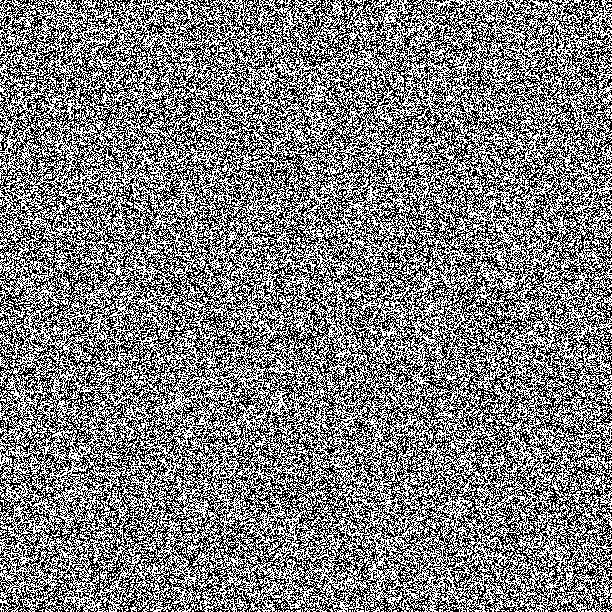
#> input picture my.png, 612 x 612 px, given in place of testimage.jpg, which was not available
$ jupyter execute --allow-errors Filters_With_cv2.trackbars.ipynb   (shell and % lines are left out)   (Python 2 division)   (older library calls are emulated)   (text cells are left out)
#> lines starting #> are read from the running program, lines starting #| are printed output that depends on the picture; after the words box and inside, x2 and y2 are one past the last pixel; in counts of white or black regions, pixels touching at a corner belong together; pictures that were not available may be replaced by others from this repository, and a replacement may not be noted
[cell 1]
from PIL import Image
testimage = Image.open("testimage.jpg")
#> testimage is the input picture: PIL image 612x612 1; 49.8% white in thin lines or dots
w, h = testimage.size
#> w = 612; h = 612
print w
#| 612
print h
#| 612

[cell 2]
help(Image)

[cell 3]
sized = testimage.resize((600,400), Image.NEAREST)
#> sized: PIL image 600x400 1; 49.7% white in thin lines or dots
sized.save("image_sized.png")

[cell 4]
from PIL import Image
cropim = sized.crop((130,100,450,330))
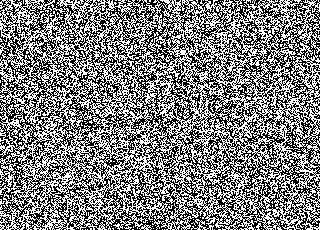
#> cropim: PIL image 320x230 1; 49.9% white in thin lines or dots
cropim.save("cropim.png")

[cell 5]
import cv2
import numpy as np
from matplotlib import pyplot as plt
cvimg = cv2.imread('image_sized.png',0)
ret,thresh1 = cv2.threshold(cvimg,127,255,cv2.THRESH_BINARY)
cv2.imwrite("thresh1.png", thresh1)
#> Out = True

[cell 6]
from PIL import Image
img0 = Image.open("thresh1.png")
imga = img0.convert("RGBA")
imga
imga.save("img0.png")

[cell 7]
import numpy as np
import cv2

image = cv2.imread("cropim.png")
#> image: shape (230, 320, 3); 49.9% white in thin lines or dots
gray = cv2.cvtColor(image, cv2.COLOR_BGR2GRAY)

blur = cv2.GaussianBlur(gray,(15,15),0)
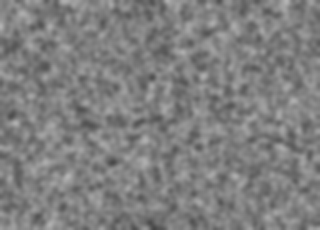
#> blur: shape (230, 320); min 69, max 180, mean 127.2

circles = cv2.HoughCircles(gray, cv2.HOUGH_GRADIENT, 1, 300, np.array([]), 10, 30, 60, 300)
#> circles = [[174.5, 112.5, 113.4]]
if circles is not None:
    circles = np.uint16(np.around(circles))
#> circles = [[174, 112, 113]]
    for i in circles[0,:]:
        cv2.circle(image, (i[0], i[1]), i[2], (0, 255, 0), 1)
        cv2.circle(image, (i[0], i[1]), 2, (0, 0, 255), 3)
#> this loop made 1 pass
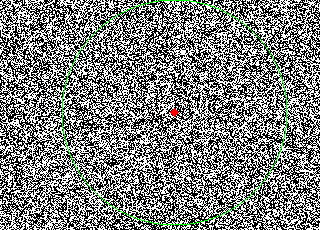
#> image: shape (230, 320, 3); mean B, G, R 126, 128.2, 126.2

cv2.imshow("Circled", image)

cv2.waitKey(0)
cv2.destroyAllWindows()

[cell 8]
import numpy as np
import cv2

image = cv2.imread("image_sized.png")
#> image: shape (400, 600, 3); 49.7% white in thin lines or dots
gray = cv2.cvtColor(image, cv2.COLOR_BGR2GRAY)

#blur = cv2.GaussianBlur(gray,(9,9),0)

#circles = cv2.HoughCircles(gray, cv2.HOUGH_GRADIENT, 1, 300, np.array([]), 10, 30, 60, 300)
circles = cv2.HoughCircles(gray, cv2.HOUGH_GRADIENT, 1, 300, np.array([]), 5, 5, 100, 100)
#> circles = [[481.5, 250.5, 101.4], [184.5, 186.5, 101.4]]
ret,thresh1 = cv2.threshold(gray,127,255,cv2.THRESH_BINARY)
edges = cv2.Canny(thresh1, 100,200)
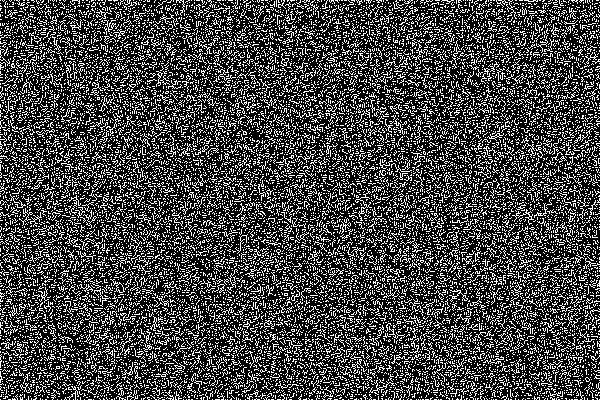
#> edges: shape (400, 600); 26.6% white in thin lines or dots
imagem = cv2.bitwise_not(edges)
#> imagem: shape (400, 600); 73.4% white; black in thin lines or dots

res = cv2.bitwise_and(image,image, mask=imagem)
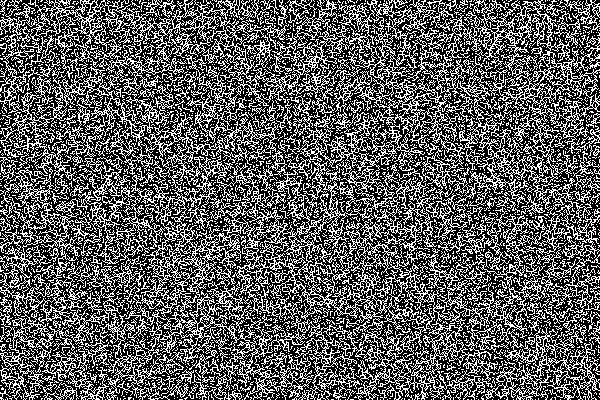
#> res: shape (400, 600, 3); 36.5% white in thin lines or dots

if circles is not None:
    circles = np.uint16(np.around(circles))
#> circles = [[482, 250, 101], [184, 186, 101]]
    for i in circles[0,:]:
        cv2.circle(image, (i[0], i[1]), i[2], (0, 255, 0), 1)
        cv2.circle(image, (i[0], i[1]), 2, (0, 0, 255), 3)
#> this loop made 2 passes
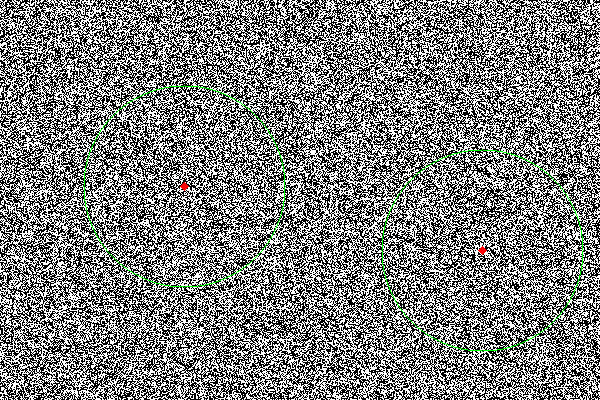
#> image: shape (400, 600, 3); mean B, G, R 126.2, 127.4, 126.3

#cv2.imshow("Circled", image)
#cv2.imshow("Thresh", thresh1)
#cv2.imshow("edges", edges)
cv2.imshow("imagem", imagem)
cv2.imshow("res", res)

cv2.waitKey(0)
cv2.destroyAllWindows()

[cell 9]
import numpy as np
import cv2


image = cv2.imread("image_sized.png")
gray = cv2.cvtColor(image, cv2.COLOR_BGR2GRAY)
blur = cv2.GaussianBlur(gray,(9,9),0)
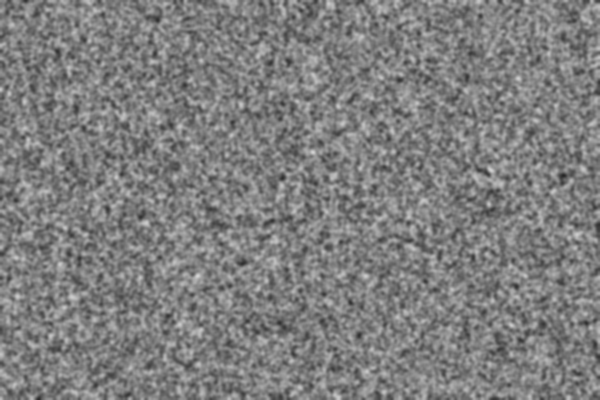
#> blur: shape (400, 600); min 38, max 211, mean 126.8

#circles = cv2.HoughCircles(gray, cv2.HOUGH_GRADIENT, 1, 300, np.array([]), 10, 30, 60, 300)
circles = cv2.HoughCircles(gray, cv2.HOUGH_GRADIENT, 1, 300, np.array([]), 5, 5, 100, 100)
#> circles = [[481.5, 250.5, 101.4], [184.5, 186.5, 101.4]]
ret,thresh1 = cv2.threshold(gray,127,255,cv2.THRESH_BINARY)
edges = cv2.Canny(image, 100,200)
imagem = cv2.bitwise_not(edges)

#res = cv2.bitwise_and(image,image, mask=imagem)
res = cv2.bitwise_and(image,image, mask=thresh1)

if circles is not None:
    circles = np.uint16(np.around(circles))
#> circles = [[482, 250, 101], [184, 186, 101]]
    for i in circles[0,:]:
        cv2.circle(image, (i[0], i[1]), i[2], (0, 255, 0), 1)
        cv2.circle(image, (i[0], i[1]), 2, (0, 0, 255), 3)

#cv2.imshow("Circled", image)
#cv2.imshow("Thresh", thresh1)
cv2.imshow("edges", edges)
cv2.imshow("imagem", imagem)
cv2.imshow("res", res)

cv2.imwrite("edges-01.png", edges)
cv2.imwrite("imagem-01.png", imagem)
cv2.imwrite("res.png-01", res)


cv2.waitKey(0)
cv2.destroyAllWindows()

[cell 10]
import cv2
from matplotlib import pyplot as plt

def nothing(x):
    pass

img_noblur = cv2.imread('image_sized.png', 0)
img = cv2.blur(img_noblur, (7,7))

canny_edge = cv2.Canny(img, 0, 0)
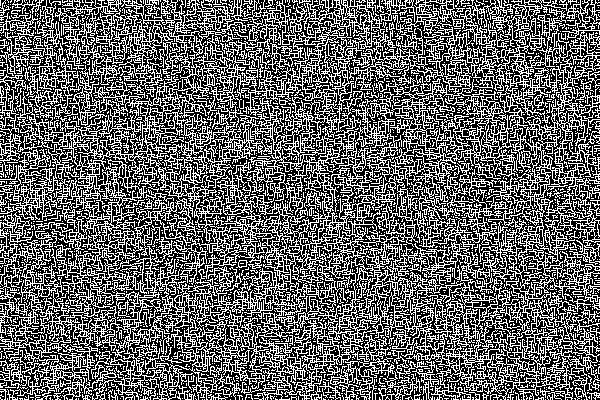
#> canny_edge: shape (400, 600); 39.4% white in thin lines or dots

#cv2.imshow('image', img)
#cv2.imshow('canny_edge', canny_edge)

cv2.createTrackbar('min_value','canny_edge',0,500,nothing)
#> slider 'min_value' is set to 100
cv2.createTrackbar('max_value','canny_edge',0,500,nothing)
#> slider 'max_value' is set to 500


min_value = cv2.getTrackbarPos('min_value', 'canny_edge')
#> min_value = 100
max_value = cv2.getTrackbarPos('max_value', 'canny_edge')
#> max_value = 500

canny_edge = cv2.Canny(img, min_value, max_value)
#> canny_edge: shape (400, 600); every value is 0
cv2.imshow('image', img)
cv2.imshow('canny_edge', canny_edge)

cv2.waitKey(0)
cv2.destroyAllWindows()

[cell 11]
import numpy as np
import cv2
from matplotlib import pyplot as plt

# slider callbacks
def printThreshold(x):
    print "threshold",x
def printGaussianBlur(x):
    print "gaussian blur kernel size",x
# make a window to add sliders/preview to
cv2.namedWindow('processed')
#make some sliders
cv2.createTrackbar('threshold','processed',60,255,printThreshold)
cv2.createTrackbar('gaussian blur','processed',3,10,printGaussianBlur)
# load image
img = cv2.imread('image_sized.png')
# continously process for quick feedback
while 1:
    # exit on ESC key
    k = cv2.waitKey(1) & 0xFF
#> (key Esc is pressed here)
    if k == 27:
        break

    # Gaussian Blur ( x2 +1 = odd number for kernel size)
    kernelSize = ((cv2.getTrackbarPos('gaussian blur','processed') * 2) + 1)
    blur = cv2.GaussianBlur(img,(kernelSize,kernelSize),0)
    # Threshold
    ret,thresh = cv2.threshold(blur,cv2.getTrackbarPos('threshold','processed',),255,0)
    # show result
    cv2.imshow('processed ',thresh)

# exit
cv2.destroyAllWindows()

[cell 12]
import numpy as np
import cv2
from matplotlib import pyplot as plt

# slider callbacks
def printThreshold(x):
    print "threshold",x
def printGaussianBlur(x):
    print "gaussian blur kernel size",x
# make a window to add sliders/preview to
cv2.namedWindow('processed')
#make some sliders
cv2.createTrackbar('threshold','processed',60,255,printThreshold)
cv2.createTrackbar('gaussian blur','processed',3,10,printGaussianBlur)
# load image
img = cv2.imread('image_sized.png',0)
# continously process for quick feedback
while 1:
    # exit on ESC key
    k = cv2.waitKey(1) & 0xFF
#> (key Esc is pressed here)
    if k == 27:
        break

    # Gaussian Blur ( x2 +1 = odd number for kernel size)
    kernelSize = ((cv2.getTrackbarPos('gaussian blur','processed') * 2) + 1)
    blur = cv2.GaussianBlur(img,(kernelSize,kernelSize),0)
    # Threshold
    ret,thresh = cv2.threshold(blur,cv2.getTrackbarPos('threshold','processed',),255,0)
    # show result
    cv2.imshow('processed ',thresh)

# exit
cv2.destroyAllWindows()

[cell 13]
import cv2
import numpy as np

def nothing(x):
    pass

# Create a black image, a window
#img = np.zeros((300,512,3), np.uint8)
cv2.namedWindow('image')
cv2.namedWindow('hsv')
cv2.namedWindow('masq')
#cap = cv2.VideoCapture(0)

img = cv2.imread('image_sized.png', 1)

# create trackbars for color change
cv2.createTrackbar('R-low','image',0,255,nothing)
#> slider 'R-low' is set to 51
cv2.createTrackbar('R-high','image',0,255,nothing)
#> slider 'R-high' is set to 255

cv2.createTrackbar('G-low','image',0,255,nothing)
#> slider 'G-low' is set to 51
cv2.createTrackbar('G-high','image',0,255,nothing)
#> slider 'G-high' is set to 255

cv2.createTrackbar('B-low','image',0,255,nothing)
#> slider 'B-low' is set to 51
cv2.createTrackbar('B-high','image',0,255,nothing)
#> slider 'B-high' is set to 255


while(1):
    #ret, img = cap.read()
    # Convert BGR to HSV
    hsv = cv2.cvtColor(img, cv2.COLOR_BGR2HSV)
#> hsv: shape (400, 600, 3); mean H, S, V 0, 0, 126.9

    cv2.imshow('image',img)
    k = cv2.waitKey(1) & 0xFF
#> (key Esc is pressed here)
    if k == 27:
        break


    # get current positions of four trackbars
    rl = cv2.getTrackbarPos('R-low','image')
    rh = cv2.getTrackbarPos('R-high','image')

    gl = cv2.getTrackbarPos('G-low','image')
    gh = cv2.getTrackbarPos('G-high','image')

    bl = cv2.getTrackbarPos('B-low','image')
    bh = cv2.getTrackbarPos('B-high','image')

    lower = np.array([rl,gl,bl])
    upper = np.array([rh,gh,bh])

    #print(rl)

    img[:] = [bl,gl,rl]

    # Threshold the HSV image to get only certain colors
    mask = cv2.inRange(hsv, lower, upper)


    res = cv2.bitwise_and(img, img, mask= mask)

    cv2.imshow('image',img)
    cv2.imshow('mask',mask)
    cv2.imshow('hsv',hsv)
    cv2.imshow('res',res)


cv2.destroyAllWindows()

[cell 14]
#Python Program to blur image
import cv2
#This will give an error if you don't have cv2 module
def nothing(x):
    pass

img = cv2.imread('image_sized.png', 1)

cv2.createTrackbar('low','image',5,25,nothing)
cv2.createTrackbar('high','image',5,25,nothing)

while(1):

    hsv = cv2.cvtColor(img, cv2.COLOR_BGR2HSV)


    # get current positions of four trackbars
    k1 = cv2.getTrackbarPos('low','image')
#> k1 = 5
    k2 = cv2.getTrackbarPos('high','image')
#> k2 = 5

    lower = np.array([k1])
#> lower = [5]
    upper = np.array([k2])
#> upper = [5]

    #make sure that you have saved it in the same folder
    #blurImg = cv2.blur(img,(k1, k2)) #You can change the kernel size as you want
    #cv2.imshow('blurred image',blurImg)
    cv2.imshow('image',img)

    k = cv2.waitKey(1) & 0xFF
#> (key Esc is pressed here)
    if k == 27:
        break


    # get current positions of four trackbars
    k1 = cv2.getTrackbarPos('low','image')
    k2 = cv2.getTrackbarPos('high','image')

    #print(rl)


    # Threshold the HSV image to get only certain colors
    mask = cv2.inRange(hsv, lower, upper)

cv2.destroyAllWindows()

[cell 15]
import cv2
import numpy as np

def nothing(x):
    pass

# Create a black image, a window
#img = np.zeros((300,512,3), np.uint8)
cv2.namedWindow('image')
cv2.namedWindow('hsv')
cv2.namedWindow('masq')
#cap = cv2.VideoCapture(0)

img = cv2.imread('image_sized.png', 1)

# create trackbars for color change
cv2.createTrackbar('R-low','image',0,255,nothing)
#> slider 'R-low' is set to 51
cv2.createTrackbar('R-high','image',0,255,nothing)
#> slider 'R-high' is set to 255

cv2.createTrackbar('G-low','image',0,255,nothing)
#> slider 'G-low' is set to 51
cv2.createTrackbar('G-high','image',0,255,nothing)
#> slider 'G-high' is set to 255

cv2.createTrackbar('B-low','image',0,255,nothing)
#> slider 'B-low' is set to 51
cv2.createTrackbar('B-high','image',0,255,nothing)
#> slider 'B-high' is set to 255


while(1):
    #ret, img = cap.read()
    # Convert BGR to HSV
    hsv = cv2.cvtColor(img, cv2.COLOR_BGR2HSV)

    cv2.imshow('image',img)
    k = cv2.waitKey(1) & 0xFF
#> (key Esc is pressed here)
    if k == 27:
        break


    # get current positions of four trackbars
    rl = cv2.getTrackbarPos('R-low','image')
    rh = cv2.getTrackbarPos('R-high','image')

    gl = cv2.getTrackbarPos('G-low','image')
    gh = cv2.getTrackbarPos('G-high','image')

    bl = cv2.getTrackbarPos('B-low','image')
    bh = cv2.getTrackbarPos('B-high','image')

    lower = np.array([rl,gl,bl])
    upper = np.array([rh,gh,bh])

    #print(rl)

    img[:] = [bl,gl,rl]

    # Threshold the HSV image to get only certain colors
    mask = cv2.inRange(hsv, lower, upper)


    res = cv2.bitwise_and(img, img, mask= mask)

    cv2.imshow('image',img)
    cv2.imshow('mask',mask)
    cv2.imshow('hsv',hsv)
    cv2.imshow('res',res)


cv2.destroyAllWindows()

#> (a cell that did not finish here is left out)

[cell 17]
import cv2
import numpy as np
def nothing(x):
    pass
# Create a black image, a window
img = np.zeros((300,512,3), np.uint8)
cv2.namedWindow('image')
# create trackbars for color change
cv2.createTrackbar('R','image',0,255,nothing)
#> slider 'R' is set to 85
cv2.createTrackbar('G','image',0,255,nothing)
#> slider 'G' is set to 85
cv2.createTrackbar('B','image',0,255,nothing)
#> slider 'B' is set to 85
# create switch for ON/OFF functionality
switch = '0 : OFF \n1 : ON'

cv2.createTrackbar(switch, 'image',0,1,nothing)
#> slider '0 : OFF \n1 : ON' is set to 1
while(1):
    cv2.imshow('image',img)
    k = cv2.waitKey(1) & 0xFF
#> (key Esc is pressed here)
    if k == 27:
        break
        # get current positions of four trackbars
        r = cv2.getTrackbarPos('R','image')
        g = cv2.getTrackbarPos('G','image')
        b = cv2.getTrackbarPos('B','image')
        s = cv2.getTrackbarPos(switch,'image')
        if s == 0:
            img[:] = 0
        else:
            img[:] = [b,g,r]
            cv2.destroyAllWindows()

[cell 18]
# Get Colors from a Trackbar
import cv2
import numpy as np

def nothing(x):
    pass

# Create a black image, a window
#img = np.zeros((300,512,3), np.uint8)

cv2.namedWindow('image')

# create trackbars for color change
cv2.createTrackbar('R','image',0,255,nothing)
#> slider 'R' is set to 85
cv2.createTrackbar('G','image',0,255,nothing)
#> slider 'G' is set to 85
cv2.createTrackbar('B','image',0,255,nothing)
#> slider 'B' is set to 85

# create switch for ON/OFF functionality
switch = '0 : OFF \n1 : ON'
cv2.createTrackbar(switch, 'image',0,1,nothing)
#> slider '0 : OFF \n1 : ON' is set to 1

img = cv2.imread("image_sized.png")


while(1):
    cv2.imshow('img',img)
    k = cv2.waitKey(1) & 0xFF
#> (key Esc is pressed here)
    if k == 27:
        break

    # get current positions of four trackbars
    r = cv2.getTrackbarPos('R','img')
    g = cv2.getTrackbarPos('G','img')
    b = cv2.getTrackbarPos('B','img')
    s = cv2.getTrackbarPos(switch,'img')

    if s == 0:
        img[:] = 0
    else:
        img[:] = [b,g,r]

cv2.destroyAllWindows()

#> (a cell that did not finish here is left out)

[cell 20]
#I'm using Python OpenCV to implement an adaptive skin color filter that uses haarcascades to detect an upright face, followed by filtering the face ROI to remove non-skin features like eyebrows, glasses etc to get the average skin tone (in RGB). Then I convert the image to HSV and extract the HSV values close to the average I obtained. Here is my code:
import cv2
import numpy as np
from functions import *
def nothing(x):
    pass
#cap = cv2.VideoCapture(0)
cap = cv2.imread("../face_morpher/image2.jpg")
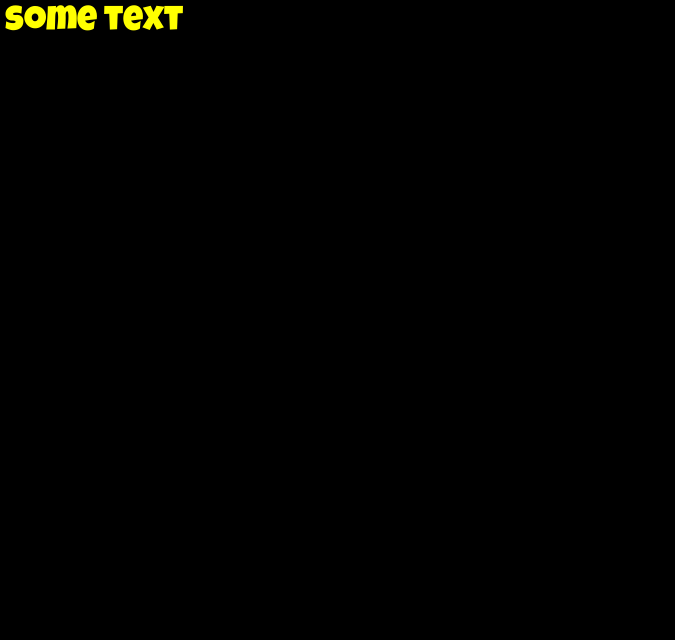
#> input picture test.png, 675 x 640 px, given in place of image2.jpg, which was not available
#> cap is the input picture: shape (640, 675, 3); mean B, G, R 0, 1.7, 1.7
face_cascade = cv2.CascadeClassifier('/home/jack/Desktop/deep-dream-generator/notebooks/haarcascades/haarcascade_frontalface_alt.xml')
# [4 lines of commented-out code are left out]
cv2.createTrackbar('tval', 'Video', 29, 255, nothing)
cv2.createTrackbar('htoler', 'HSV_Thresh', 17, 100, nothing)
cv2.createTrackbar('stoler', 'HSV_Thresh', 25, 100, nothing)
cv2.createTrackbar('vtoler', 'HSV_Thresh', 84, 100, nothing)

kernel = np.ones((5, 5), np.uint8)# 5X5 erosion kernel
bavg=0
ravg=0
gavg=0
while True:
    tval1=cv2.getTrackbarPos('tval', 'cap')#thresh value to remove non skin components from face
#> tval1 = 29
    htoler_val=cv2.getTrackbarPos('htoler', 'HSV_Thresh')
#> htoler_val = 17
    stoler_val=cv2.getTrackbarPos('stoler', 'HSV_Thresh')
#> stoler_val = 25
    vtoler_val=cv2.getTrackbarPos('vtoler', 'HSV_Thresh')
#> vtoler_val = 84
    #ret,img=cv2.imread("image_sized.png")#Read from source
    img=cv2.imread("../face_morpher/image2.jpg")#Read from source
    img[0:100,0:100] = [255,255,255]
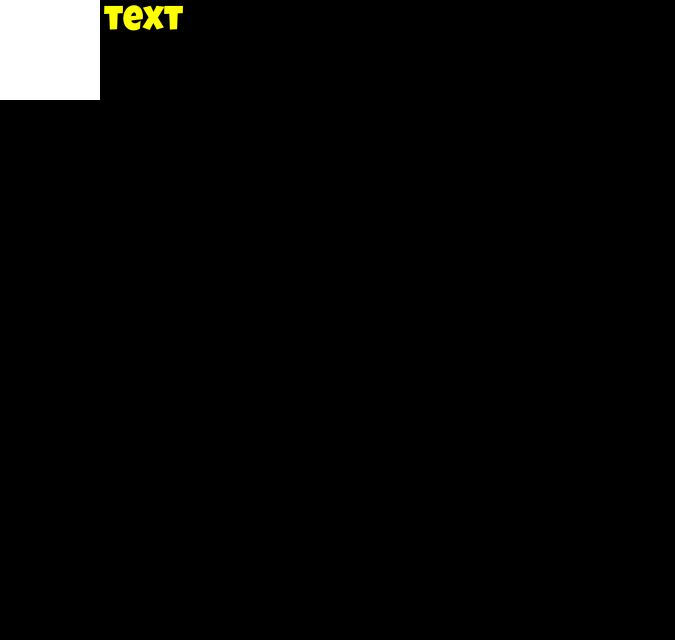
#> img: shape (640, 675, 3); 2.31% of pixels changed, all inside (x1, y1, x2, y2) = (0, 0, 100, 100)
    thresh_hsv_toler=img
    faces = face_cascade.detectMultiScale(img, 1.3, 5)
#> faces = ()
    for (x,y,w,h) in faces:
        bavg=0
        ravg=0
        gavg=0
        numpix=0
        cv2.rectangle(img,(x,y),(x+w,y+h),(255,0,0),2)
        cv2.rectangle(img,(x,y),(x+w,y+h),(0,255,0),2)
        roi_face = img[y:y+h, x:x+w]
        #avg_col=img[100,100]
        rect_face=img[y:y+h-h/8,x+w/7:x+w-w/5]#extract only skin features from remaining bg
        mask=cv2.inRange(rect_face,(tval1,tval1,tval1),(255,255,255))
        mask=cv2.cvtColor(mask,cv2.COLOR_GRAY2BGR)
        tone=cv2.subtract(mask,rect_face)
        tone=cv2.subtract(mask,tone)
        (rows,cols,col)=tone.shape # 480 rows and 640 cols; 3 values for RGB img
        for i in range(rows): #note the presence of colon
            for j in range(cols):
                if (tone[i,j,0]!=0 and tone[i,j,0]!=0 and tone[i,j,0]!=0):
                    bavg=bavg+tone[i,j,0]
                    gavg=gavg+tone[i,j,1]
                    ravg=ravg+tone[i,j,2]
                    numpix=numpix+1
                    bavg=bavg/numpix
                    gavg=gavg/numpix
                    ravg=ravg/numpix
                    '''print "bavg="+str(bavg)
                    print "gavg="+str(gavg)
                    print "ravg="+str(ravg)
                    print "numpix="+str(numpix)'''
                    cv2.circle(img, (50,50), 20, (bavg,gavg,ravg), 50)#get obtained average colour on screen


                    cv2.imshow('skin_mask', tone)
                    hsv=cv2.cvtColor(img,cv2.COLOR_BGR2HSV)
                    thresh_hsv_toler=cv2.inRange(hsv,(hsv[50,50,0]-htoler_val,hsv[50,50,1]-stoler_val,hsv[50,50,2]-vtoler_val),(hsv[50,50,0]+htoler_val,hsv[50,50,1]+stoler_val,hsv[50,50,2]+vtoler_val))

                    thresh_hsv_toler=cv2.dilate(thresh_hsv_toler, kernel, iterations=1)
                    thresh_hsv_toler=cv2.cvtColor(thresh_hsv_toler,cv2.COLOR_GRAY2BGR)#superimposing binary mask on image
                    hsv_filter=cv2.subtract(thresh_hsv_toler,img)
                    hsv_filter=cv2.subtract(thresh_hsv_toler,hsv_filter)


                    cv2.imshow('HSV_Thresh', hsv_filter)
                    cv2.imshow('Video', img)
                    k = cv2.waitKey(37)
                    if k == 27:
                        break
                        cv2.destroyAllWindows()
#> this loop made 0 passes
